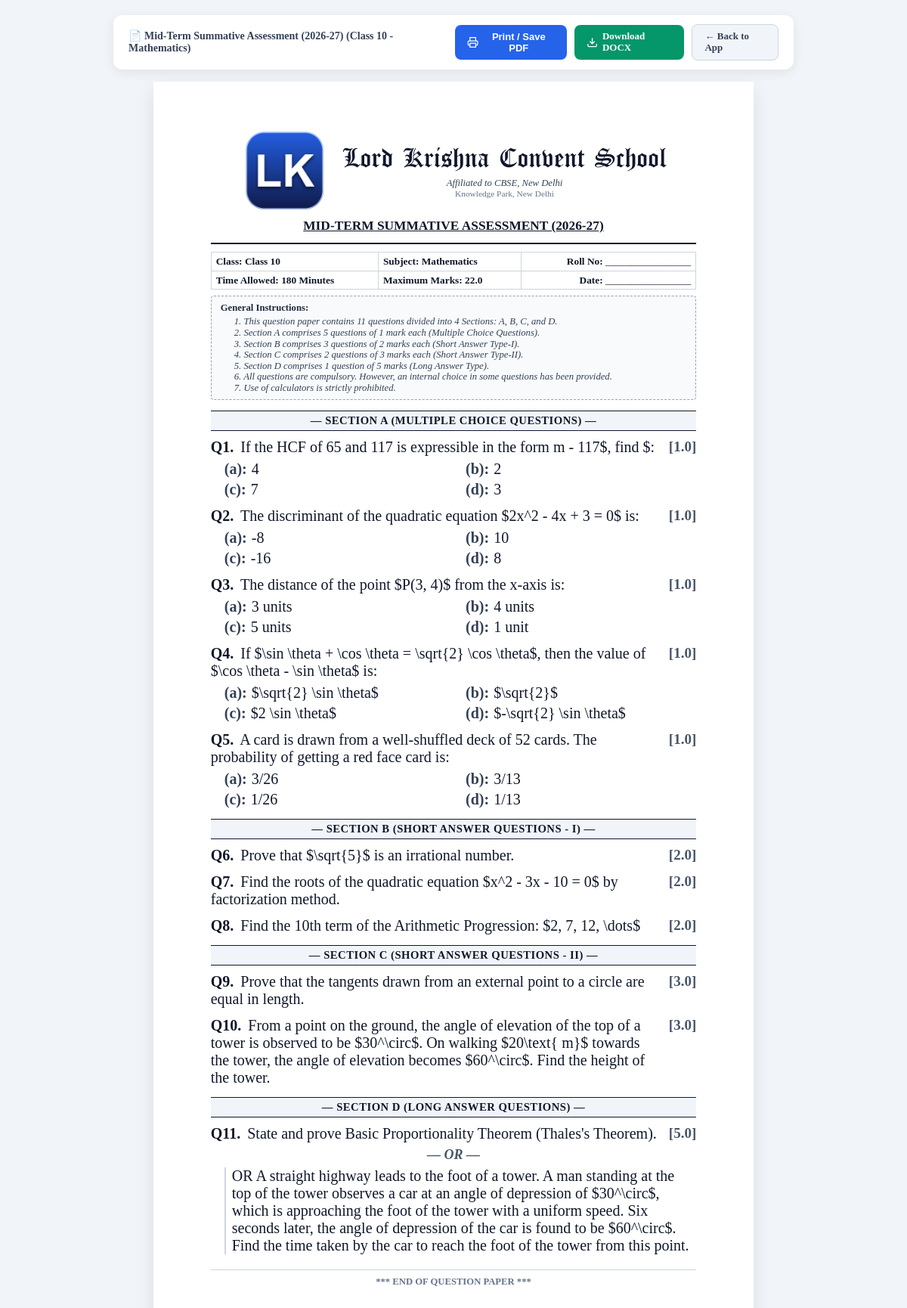
The page /paper/1/print on the database its author committed.
### tables this page shows
CREATE TABLE paper_blueprints (
        id INTEGER PRIMARY KEY AUTOINCREMENT,
        title TEXT NOT NULL,                         -- e.g. "Half Yearly Examination 2026-27"
        class_name TEXT NOT NULL,                    -- e.g. "Class 10"
        section TEXT NOT NULL,                       -- e.g. "A"
        subject TEXT NOT NULL,                       -- e.g. "Mathematics"
        teacher_id INTEGER,                          -- Assigned teacher ID
        duration_minutes INTEGER DEFAULT 180,        -- Duration in minutes
        total_marks REAL DEFAULT 80,                 -- Maximum marks
        general_instructions TEXT DEFAULT '',        -- General instructions text
        sections_config TEXT NOT NULL DEFAULT '[]',  -- JSON array of section blueprints
        status TEXT DEFAULT 'Assigned',              -- 'Draft', 'Assigned', 'Submitted', 'Approved'
        created_at TIMESTAMP DEFAULT CURRENT_TIMESTAMP,
        updated_at TIMESTAMP DEFAULT CURRENT_TIMESTAMP,
        FOREIGN KEY (teacher_id) REFERENCES teachers (id)
    );

CREATE TABLE school_settings (
        id INTEGER PRIMARY KEY,
        school_name TEXT NOT NULL DEFAULT 'DELHI PUBLIC SCHOOL',
        sub_title TEXT DEFAULT 'Affiliated to CBSE, New Delhi | Affiliation No. 123456',
        address TEXT DEFAULT 'Knowledge Park, Institutional Area, New Delhi - 110001',
        logo_path TEXT DEFAULT '',
        watermark_text TEXT DEFAULT 'CONFIDENTIAL',
        show_watermark INTEGER DEFAULT 0,
        font_family TEXT DEFAULT 'Calibri',
        font_size TEXT DEFAULT '11pt',
        line_spacing TEXT DEFAULT '1.15',
        page_layout TEXT DEFAULT '1-column',
        show_marks_box INTEGER DEFAULT 1,
        show_instructions INTEGER DEFAULT 1,
        header_border_style TEXT DEFAULT 'double'
    , school_name_font TEXT DEFAULT 'Old English Text MT', enable_answer_key INTEGER DEFAULT 1, wifi_enabled INTEGER DEFAULT 1, wifi_security_mode TEXT DEFAULT 'secure', wifi_passcode TEXT DEFAULT '', network_scope TEXT DEFAULT 'school_wifi', public_url TEXT DEFAULT '', logo_size INTEGER DEFAULT 80, admin_username TEXT DEFAULT 'admin', admin_password TEXT DEFAULT 'admin123', subjects TEXT DEFAULT '[]', whatsapp_enabled INTEGER DEFAULT 0, whatsapp_mode TEXT DEFAULT 'hybrid', whatsapp_bot_phone TEXT DEFAULT '', whatsapp_phone_number_id TEXT DEFAULT '', whatsapp_access_token TEXT DEFAULT '', whatsapp_verify_token TEXT DEFAULT 'lkcs_exam_studio_verify_token', whatsapp_business_account_id TEXT DEFAULT '', whatsapp_welcome_message TEXT DEFAULT '', whatsapp_session_connected INTEGER DEFAULT 0);

CREATE TABLE questions (
        id INTEGER PRIMARY KEY AUTOINCREMENT,
        blueprint_id INTEGER NOT NULL,
        section_id TEXT NOT NULL,                    -- e.g. "sec_a", "sec_b"
        section_name TEXT NOT NULL,                  -- e.g. "Section A: Multiple Choice Questions"
        question_number INTEGER NOT NULL,            -- e.g. 1, 2, 3...
        question_type TEXT NOT NULL,                 -- 'MCQ', 'VSA', 'Short_Answer', 'Long_Answer', 'Fill_Blanks', 'True_False', 'Case_Study'
        question_text TEXT NOT NULL,
        options TEXT DEFAULT '[]',                   -- JSON array of options e.g. ["Option A", "Option B", "Option C", "Option D"]
        correct_answer TEXT DEFAULT '',              -- Correct answer or answer key
        solution_explanation TEXT DEFAULT '',        -- Marking scheme / explanation
        marks REAL NOT NULL DEFAULT 1.0,
        image_path TEXT DEFAULT '',                  -- Diagram / Image if any
        or_question_text TEXT DEFAULT '',            -- Optional OR choice question
        or_image_path TEXT DEFAULT '',               -- Optional OR image
        created_at TIMESTAMP DEFAULT CURRENT_TIMESTAMP,
        updated_at TIMESTAMP DEFAULT CURRENT_TIMESTAMP,
        FOREIGN KEY (blueprint_id) REFERENCES paper_blueprints (id) ON DELETE CASCADE
    );

### app/main.py (the view)
@app.get("/paper/{blueprint_id}/print", response_class=HTMLResponse)
async def print_paper(request: Request, blueprint_id: int, answer_key: bool = False, role: Optional[str] = "admin"):
    if role == "teacher":
        raise HTTPException(status_code=403, detail="Teachers are not permitted to print or download question papers. Only school administrators have printing privileges.")
    conn = get_db()
    cursor = conn.cursor()
    cursor.execute("SELECT * FROM school_settings WHERE id = 1")
    school_row = cursor.fetchone()
    school = dict(school_row) if school_row else {}
    if answer_key and not school.get('enable_answer_key', 1):
        conn.close()
        raise HTTPException(status_code=403, detail="Answer key feature is disabled by the administrator.")
    cursor.execute("SELECT * FROM paper_blueprints WHERE id = ?", (blueprint_id,))
    bp_row = cursor.fetchone()
    if not bp_row:
        conn.close()
        raise HTTPException(status_code=404, detail="Blueprint not found")
    blueprint = dict(bp_row)
    cursor.execute("SELECT * FROM questions WHERE blueprint_id = ? ORDER BY question_number ASC", (blueprint_id,))
    q_rows = cursor.fetchall()
    conn.close()
    questions = []
    sections_map = {}
    for r in q_rows:
        q = dict(r)
        try:
            q['parsed_options'] = json.loads(q['options']) if q.get('options') else []
        except Exception:
            q['parsed_options'] = []
        sec_name = q.get('section_name') or 'Section'
        if sec_name not in sections_map:
            sections_map[sec_name] = []
        sections_map[sec_name].append(q)
        questions.append(q)
    instructions_list = [line.strip() for line in (blueprint.get('general_instructions') or '').split('\n') if line.strip()]
    return templates.TemplateResponse(request=request, name="paper_print.html", context={
        "blueprint": blueprint,
        "school": school,
        "sections_map": sections_map,
        "questions": questions,
        "instructions_list": instructions_list,
        "is_answer_key": answer_key
    })

### app/templates/paper_print.html (shortened to what this page needs)
<!DOCTYPE html>
<html lang="en">
<head>
    <link rel="stylesheet" href="https://cdn.jsdelivr.net/npm/katex@0.16.8/dist/katex.min.css">
</head>
<body>
    <div class="no-print-bar">
        <div class="bar-left">
            <span>📄 {{ blueprint.title }} ({{ blueprint.class_name }} - {{ blueprint.subject }})</span>
        </div>
        <div class="bar-actions">
            <button onclick="window.print()" class="btn btn-primary" title="Print or Save as PDF">
                <svg width="16" height="16" viewBox="0 0 24 24" fill="none" stroke="currentColor" stroke-width="2"><polyline points="6 9 6 2 18 2 18 9"></polyline><path d="M6 18H4a2 2 0 0 1-2-2v-5a2 2 0 0 1 2-2h16a2 2 0 0 1 2 2v5a2 2 0 0 1-2 2h-2"></path><rect x="6" y="14" width="12" height="8"></rect></svg>
                Print / Save PDF
            </button>
            <a href="/api/paper/{{ blueprint.id }}/docx" class="btn btn-emerald" title="Download Word DOCX file">
                <svg width="16" height="16" viewBox="0 0 24 24" fill="none" stroke="currentColor" stroke-width="2"><path d="M21 15v4a2 2 0 0 1-2 2H5a2 2 0 0 1-2-2v-4"></path><polyline points="7 10 12 15 17 10"></polyline><line x1="12" y1="15" x2="12" y2="3"></line></svg>
                Download DOCX
            </a>
            <a href="/" class="btn btn-secondary">← Back to App</a>
        </div>
    </div>
    <div class="paper-sheet">
        <div class="paper-content">
            <div class="school-header">
                <div class="header-with-logo">
                    {% if school.logo_path %}
                    <img src="/{{ school.logo_path }}" alt="Logo" class="school-logo">
                    {% endif %}
                    <div>
                        <h1 class="school-title">{{ school.school_name }}</h1>
                        {% if school.sub_title %}
                        <div class="school-subtitle">{{ school.sub_title }}</div>
                        {% endif %}
                        {% if school.address %}
                        <div class="school-address">{{ school.address }}</div>
                        {% endif %}
                    </div>
                </div>
                <div class="exam-heading">
                    {{ blueprint.title }}
                </div>
            </div>
            <table class="details-table">
                <tr>
                    <td><strong>Class:</strong> <span class="bold-val">{{ blueprint.class_name }}</span></td>
                    <td><strong>Subject:</strong> <span class="bold-val">{{ blueprint.subject }}</span></td>
                    <td style="text-align: right;"><strong>Roll No:</strong> _________________</td>
                </tr>
                <tr>
                    <td><strong>Time Allowed:</strong> <span class="bold-val">{{ blueprint.duration_minutes }} Minutes</span></td>
                    <td><strong>Maximum Marks:</strong> <span class="bold-val">{{ blueprint.total_marks }}</span></td>
                    <td style="text-align: right;"><strong>Date:</strong> _________________</td>
                </tr>
            </table>
            {% if blueprint.general_instructions and not is_answer_key and school.show_instructions %}
            <div class="instructions-box">
                <div class="instructions-title">General Instructions:</div>
                <div class="instructions-list">
                    {% for line in instructions_list %}
                    <div>{{ line }}</div>
                    {% endfor %}
                </div>
            </div>
            {% endif %}
            <div class="questions-container">
                {% for sec_name, sec_questions in sections_map.items() %}
                <div class="section-header">― {{ sec_name }} ―</div>
                {% for q in sec_questions %}
                <div class="question-card">
                    <div class="q-header">
                        <div class="q-text-wrapper">
                            <span class="q-num">Q{{ q.question_number }}.</span>
                            <span class="q-text">{{ q.question_text }}</span>
                        </div>
                        <div class="q-marks">[{{ q.marks }}]</div>
                    </div>
                    {% if q.question_type == 'MCQ' and q.parsed_options %}
                    <div class="options-grid">
                        {% for opt in q.parsed_options %}
                        <div class="option-item">
                            <span class="opt-label">({{ ['a','b','c','d','e','f'][loop.index0] if loop.index0 < 6 else loop.index }}):</span>
                            <span>{{ opt }}</span>
                        </div>
                        {% endfor %}
                    </div>
                    {% endif %}
                    {% if q.or_question_text %}
                    <div class="or-divider">― OR ―</div>
                    <div class="or-content">
                        <div class="q-text">{{ q.or_question_text }}</div>
                    </div>
                    {% endif %}
                </div>
                {% endfor %}
                {% endfor %}
            </div>
            <div class="end-paper">
                *** END OF QUESTION PAPER ***
            </div>
        </div>
    </div>
</body>
</html>

### rows shown on the page
paper_blueprints: title "Mid-Term Summative Assessment (2026-27)", class_name "Class 10", subject "Mathematics", title "MID-TERM SUMMATIVE ASSESSMENT (2026-27)", duration_minutes "180", total_marks "22.0"
school_settings: logo_path (picture), school_name "Lord Krishna Convent School", sub_title "Affiliated to CBSE, New Delhi", address "Knowledge Park, New Delhi"
questions: section_name "SECTION A (MULTIPLE CHOICE QUESTIONS)", question_number "1", question_text "If the HCF of 65 and 117 is expressible in the form m - 117$, find $:", marks "1.0", index0 "a" "b" "c" "d", parsed_options "4" "2" "7" "3"
questions: question_number "2", question_text "The discriminant of the quadratic equation $2x^2 - 4x + 3 = 0$ is:", marks "1.0", index0 "a" "b" "c" "d", parsed_options "-8" "10" "-16" "8"
questions: question_number "3", question_text "The distance of the point $P(3, 4)$ from the x-axis is:", marks "1.0", index0 "a" "b" "c" "d", parsed_options "3 units" "4 units" "5 units" "1 unit"
questions: question_number "4", question_text "If $\\sin \\theta + \\cos \\theta = \\sqrt{2} \\cos \\theta$, then the value of $\\cos \\theta - \\sin \\theta$ is:", marks "1.0", index0 "a" "b" "c" "d", parsed_options "$\\sqrt{2} \\sin \\theta$" "$\\sqrt{2}$" "$2 \\sin \\theta$" "$-\\sqrt{2} \\sin \\theta$"
questions: question_number "5", question_text "A card is drawn from a well-shuffled deck of 52 cards. The probability of getting a red face card is:", marks "1.0", index0 "a" "b" "c" "d", parsed_options "3/26" "3/13" "1/26" "1/13"
questions: section_name "SECTION B (SHORT ANSWER QUESTIONS - I)", question_number "6", question_text "Prove that $\\sqrt{5}$ is an irrational number.", marks "2.0"
questions: question_number "7", question_text "Find the roots of the quadratic equation $x^2 - 3x - 10 = 0$ by factorization method.", marks "2.0"
questions: question_number "8", question_text "Find the 10th term of the Arithmetic Progression: $2, 7, 12, \\dots$", marks "2.0"
questions: section_name "SECTION C (SHORT ANSWER QUESTIONS - II)", question_number "9", question_text "Prove that the tangents drawn from an external point to a circle are equal in length.", marks "3.0"
questions: question_number "10", question_text "From a point on the ground, the angle of elevation of the top of a tower is observed to be $30^\\circ$. On walking $20\\text{ m}$ towards the tower, the angle of elevation becomes $60^\\circ$. Find the height of the tower.", marks "3.0"
questions: section_name "SECTION D (LONG ANSWER QUESTIONS)", question_number "11", question_text "State and prove Basic Proportionality Theorem (Thales's Theorem).", marks "5.0", or_question_text "OR A straight highway leads to the foot of a tower. A man standing at the top of the tower observes a car at an angle of depression of $30^\\circ$, which is approaching the foot of the tower with a uniform speed. Six seconds later, the angle of depression of the car is found to be $60^\\circ$. Find the time taken by the car to reach the foot of the tower from this point."

### other values the page prints
{{ line }} "1. This question paper contains 11 questions divided into 4 Sections: A, B, C, and D." "2. Section A comprises 5 questions of 1 mark each (Multiple Choice Questions)." "3. Section B comprises 3 questions of 2 marks each (Short Answer Type-I)." "4. Section C comprises 2 questions of 3 marks each (Short Answer Type-II)." "5. Section D comprises 1 question of 5 marks (Long Answer Type)." "6. All questions are compulsory. However, an internal choice in some questions has been provided." "7. Use of calculators is strictly prohibited."
